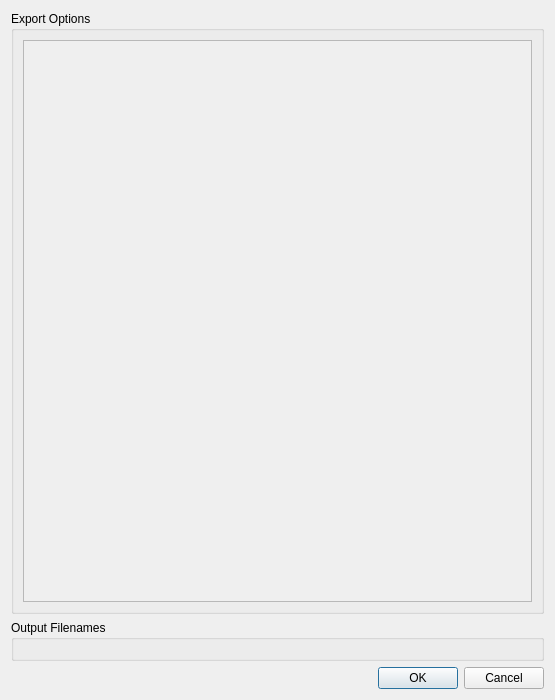
<?xml version="1.0" encoding="UTF-8"?>
<ui version="4.0">
 <class>EditExportParametersDialog</class>
 <widget class="QDialog" name="EditExportParametersDialog">
  <property name="geometry">
   <rect>
    <x>0</x>
    <y>0</y>
    <width>555</width>
    <height>700</height>
   </rect>
  </property>
  <property name="sizePolicy">
   <sizepolicy hsizetype="Preferred" vsizetype="Preferred">
    <horstretch>0</horstretch>
    <verstretch>0</verstretch>
   </sizepolicy>
  </property>
  <property name="windowTitle">
   <string>Edit Export</string>
  </property>
  <layout class="QVBoxLayout" name="verticalLayout">
   <item>
    <widget class="QGroupBox" name="export_options_group_box">
     <property name="sizePolicy">
      <sizepolicy hsizetype="Preferred" vsizetype="Preferred">
       <horstretch>0</horstretch>
       <verstretch>0</verstretch>
      </sizepolicy>
     </property>
     <property name="title">
      <string>Export Options</string>
     </property>
     <layout class="QVBoxLayout" name="verticalLayout_2">
      <item>
       <widget class="QScrollArea" name="widget_export_options">
        <property name="sizePolicy">
         <sizepolicy hsizetype="Expanding" vsizetype="Expanding">
          <horstretch>0</horstretch>
          <verstretch>0</verstretch>
         </sizepolicy>
        </property>
        <property name="horizontalScrollBarPolicy">
         <enum>Qt::ScrollBarAsNeeded</enum>
        </property>
        <property name="widgetResizable">
         <bool>true</bool>
        </property>
        <property name="alignment">
         <set>Qt::AlignLeading|Qt::AlignLeft|Qt::AlignTop</set>
        </property>
        <widget class="QWidget" name="scrollAreaWidgetContents_2">
         <property name="geometry">
          <rect>
           <x>0</x>
           <y>0</y>
           <width>515</width>
           <height>569</height>
          </rect>
         </property>
        </widget>
       </widget>
      </item>
     </layout>
    </widget>
   </item>
   <item>
    <widget class="QGroupBox" name="export_filename_template_group_box">
     <property name="title">
      <string>Output Filenames</string>
     </property>
     <layout class="QVBoxLayout" name="verticalLayout_3">
      <item>
       <widget class="QWidget" name="export_filename_template_place_holder" native="true"/>
      </item>
     </layout>
    </widget>
   </item>
   <item>
    <widget class="QDialogButtonBox" name="main_buttonbox">
     <property name="standardButtons">
      <set>QDialogButtonBox::Cancel|QDialogButtonBox::Ok</set>
     </property>
    </widget>
   </item>
  </layout>
 </widget>
 <resources/>
 <connections/>
</ui>
